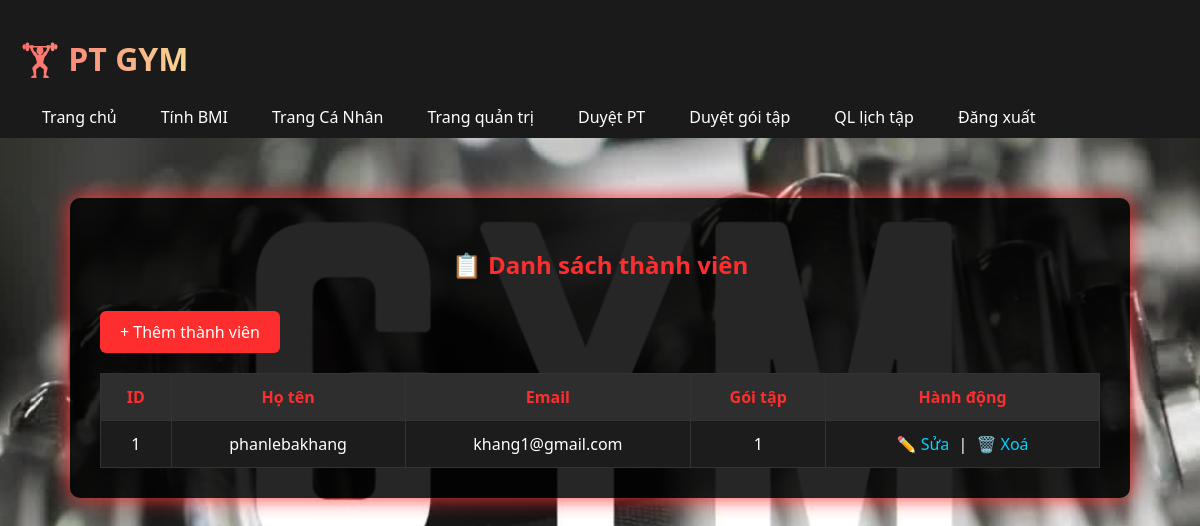
/members/members.php (signed in), run on the app's committed database.
### tables this page shows
CREATE TABLE `members` (
  `id` int(11) NOT NULL,
  `name` varchar(100) DEFAULT NULL,
  `phone` varchar(20) NOT NULL,
  `address` varchar(255) NOT NULL,
  `email` varchar(100) DEFAULT NULL,
  `role` enum('admin','customer') NOT NULL DEFAULT 'customer',
  `package` varchar(100) DEFAULT NULL,
  `user_id` int(11) DEFAULT NULL,
  `payment_status` varchar(20) DEFAULT 'unpaid'
);

### members/members.php (the view, shortened to what this page needs)
<?php
require_once '../includes/config.php';
require_once '../header.php';
$result = $conn->query("SELECT * FROM members");
?>
<!DOCTYPE html>
<html lang="vi">
<head>
  <link rel="stylesheet" href="/assets/style.css">
</head>
<body>
  <main>
    <h2>📋 Danh sách thành viên</h2>
    <a href="add_member.php" class="button">+ Thêm thành viên</a>
    <table>
      <tr><th>ID</th><th>Họ tên</th><th>Email</th><th>Gói tập</th><th>Hành động</th></tr>
      <?php while ($row = $result->fetch_assoc()): ?>
        <tr>
          <td><?= $row['id'] ?></td>
          <td><?= htmlspecialchars($row['name']) ?></td>
          <td><?= htmlspecialchars($row['email']) ?></td>
          <td><?= htmlspecialchars($row['package']) ?></td>
          <td>
            <a href="edit_member.php?id=<?= $row['id'] ?>">✏️ Sửa</a> |
            <a href="delete_member.php?id=<?= $row['id'] ?>" onclick="return confirm('Xoá thành viên này?')">🗑️ Xoá</a>
          </td>
        </tr>
      <?php endwhile; ?>
    </table>
  </main>
</body>
</html>

### assets/style.css (style rules this page uses)
body { font-family: 'Poppins', sans-serif; margin:0; padding:0; background:#f5f5f5; color:#333; }
body { font-family: 'Poppins', sans-serif; margin: 0; padding: 0; background: #f7f7f7; }

### members/members.php (style rules this page uses)
body { background: url('../assets/gym-bg.jpg') no-repeat center center fixed; background-size: cover; font-family: 'Segoe UI', sans-serif; color: white; }
main { max-width: 1000px; margin: 60px auto; background: rgba(0,0,0,0.85); padding: 30px; border-radius: 10px; box-shadow: 0 0 20px #ff2e2e; }
h2 { text-align: center; color: #ff2e2e; margin-bottom: 30px; }
a.button { display: inline-block; padding: 10px 20px; margin-bottom: 20px; background-color: #ff2e2e; color: white; border-radius: 6px; text-decoration: none; transition: background-color 0.3s; }
table { width: 100%; border-collapse: collapse; background-color: #1c1c1c; }
th, td { border: 1px solid #333; padding: 12px; text-align: center; }
th { background-color: #2e2e2e; color: #ff2e2e; }
td a { color: #00d4ff; text-decoration: none; margin: 0 5px; }

### data on the page
members: id "1", name "phanlebakhang", email "khang1@gmail.com", package "1"
